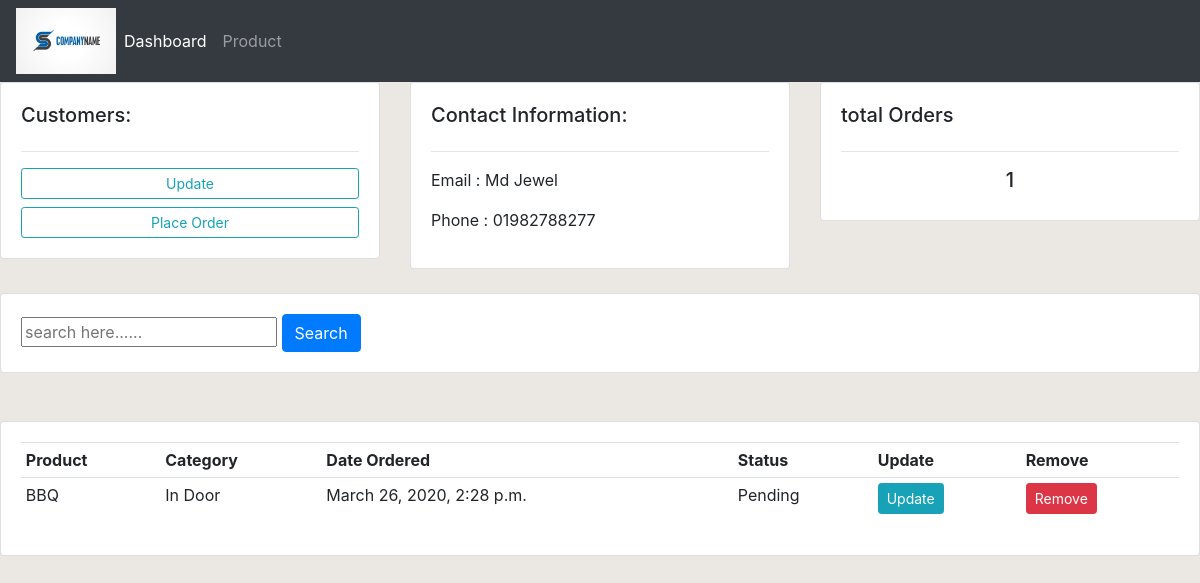
/customer/1, run on an earlier commit of the app's database.
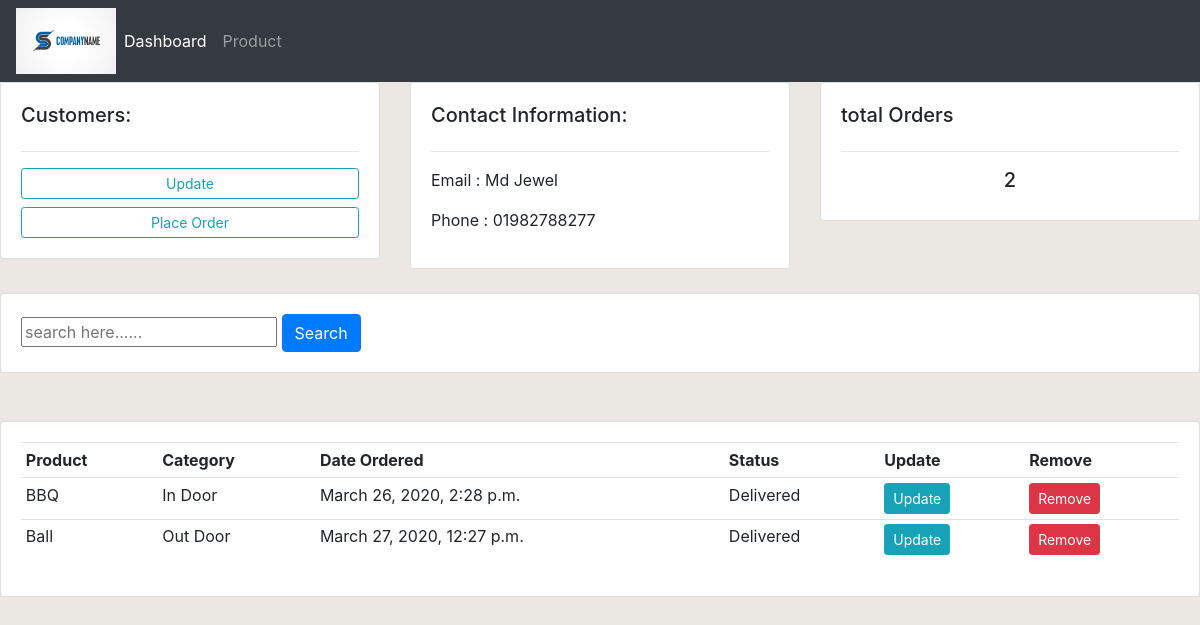
And on a later commit of the database.
### accounts/models.py (models this page shows)
class Order(models.Model):
    STATUS = (
       ('Pending', 'Pending'),
        ('Out for Delivery', 'Out For Delivery'),
        ('Delivered',  'Delivered')
    )
    customer = models.ForeignKey(Customer, null= True, on_delete=models.SET_NULL)
    product = models.ForeignKey(Product, null = True, on_delete=models.SET_NULL)
    date_created = models.DateTimeField(auto_now_add=True, null = True)
    status = models.CharField(max_length=200, null= True, choices= STATUS)

class Product(models.Model):
    CATEGORY = (
        ('In Door', 'In Door'),
        ('Out Door', 'Out Door')
    )
    name = models.CharField(max_length=200, null= True)
    price =models.FloatField(null=True)
    category =models.CharField(max_length=200, null= True, choices= CATEGORY)
    description =models.CharField(max_length=200, null= True, blank = True)
    date_created =models.DateTimeField(auto_now_add=True, null = True)
    tag = models.ManyToManyField(Tag)
    def __str__(self):
        return self.name

### accounts/views.py (the view)
# urls.py: path('customer/<str:pk_test>', views.customer, name="customer"),
def customer(request, pk_test):
    customer = Customer.objects.get(id = pk_test)
    orders = customer.order_set.all()
    total_order = orders.count()
    context={'customer':customer, 'orders': orders, 'total_order':total_order}
    return render(request, 'accounts/customer.html', context)

### accounts/templates/accounts/customer.html
{% extends 'accounts/main.html' %}
{% block content %}
    <div class="row">
        <div class="col-md-4">
            <div class="card card-body">
                <h5>Customers: </h5>
                <hr>
                <a class="btn btn-outline-info btn-sm btn-block " href="{% url 'updateorder' customer.id%}">Update</a>
                <a class="btn btn-outline-info btn-sm  btn-block"   href="{% url 'createupdate' customer.id %}">Place Order</a>
            </div>
        </div>
        <div class="col-md-4">
            <div class="card card-body">
                <h5>Contact Information: </h5>
                <hr>
                <p>Email : {{customer.name}}</p>
                <p>Phone : {{customer.phone}}</p>
            </div>
        </div>
        <div class="col-md-4">
            <div class="card card-body">
                <h5>total Orders </h5>
                <hr>
                <h5 class="text-center p-30">{{total_order}}</h5>
            </div>
        </div>
    </div>
    <br>
    <div class="row">
        <div class="col">
            <div class="card card-body">
                <form method="GET">
                    <input class="" type="text" placeholder="search here......">
                    <button class="btn btn-primary " type="submit">Search</button>
                </form>
            </div>
        </div>
    </div>
    <br>
    <br>
    <div class="row">
        <div class="col-md">
            <div class="card card-body">
                <table class="table table-sm">
                    <tr>
                        <th>Product</th>
                        <th>Category</th>
                        <th>Date Ordered</th>
                        <th>Status</th>
                        <th>Update</th>
                        <th>Remove</th>
                    </tr>
                    {% for order in orders %}
                        <tr>
                            <td>{{order.product}}</td>
                            <td>{{order.product.category}}</td>
                            <td>{{order.date_created}}</td>
                            <td>{{order.status}}</td>
                            <td><a class="btn btn-sm btn-info" href="#" >Update</a></td>
                            <td><a class="btn btn-sm btn-danger" href="#" >Remove</a></td>
                        </tr>
                    {% endfor %}
                </table>
            </div>
        </div>
    </div>
{% endblock %}

What changed in the data, as far as the page shows it:
changed Order "March 26, 2020, 2:28 p.m.": status "Pending" → "Delivered"
added Order: product "Ball", product.category "Out Door", date_created "March 27, 2020, 12:27 p.m.", status "Delivered"
Also different on the page:
{{ total_order }}: "1" → "2"
